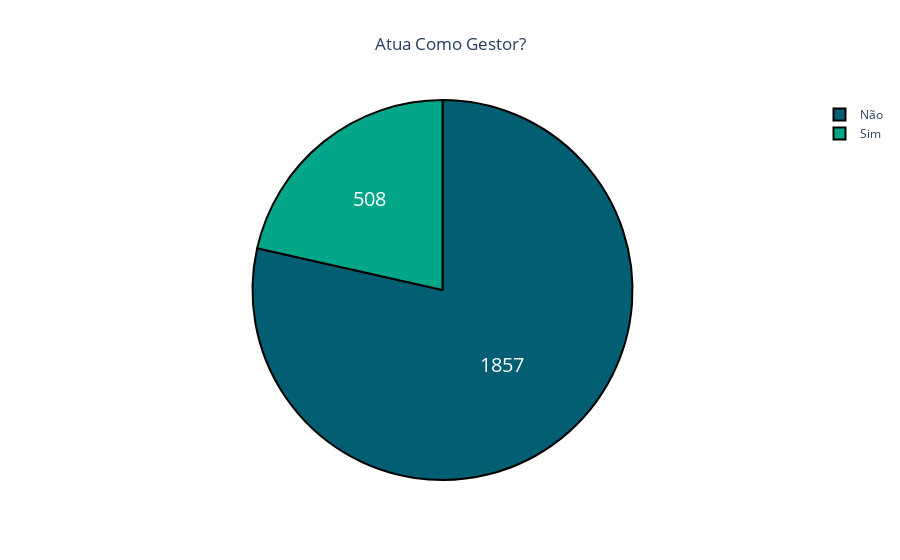

Source (notebook cell):
### Markdown cell above
Com isso, vamos plotar o gráfico das relações entre gestores e não gestores da pesquisa

### Code cell
gestor = df.groupby(by='Gestor').ID.count().sort_values(ascending=False)
gestorfem = (df[(df['Genero'] == 'Feminino') & (df['Gestor'] == 'Sim')]).ID.count()
gestormas = (df[(df['Genero'] == 'Masculino') & (df['Gestor'] == 'Sim')]).ID.count()
gest = (df[(df['Gestor'] == 'Sim')]).ID.count()

situacao = df.groupby(by='Situacao').ID.count().sort_values(ascending=False)

colors = ['#025E73','#03A688']

fig = go.Figure(data=[go.Pie(labels=gestor.index,
                             values=gestor.values)])
fig.update_traces(hoverinfo='label+percent', textinfo='value', textfont_size=20,
                  marker=dict(colors=colors, line=dict(color='#000000', width=2)))
fig.update_layout(title='Atua Como Gestor?', title_x=0.5)

fig.show()

### Figure 1 — Plotly figure (JSON) as saved in the notebook; plotly's stock layout.template omitted (floating-point values rounded to 4 significant figures)
{"data": [{"hoverinfo": "label+percent", "labels": ["Não", "Sim"], "marker": {"colors": ["#025E73", "#03A688"], "line": {"color": "#000000", "width": 2}}, "textfont": {"size": 20}, "textinfo": "value", "type": "pie", "values": [1857, 508]}], "layout": {"title": {"text": "Atua Como Gestor?", "x": 0.5}}}
